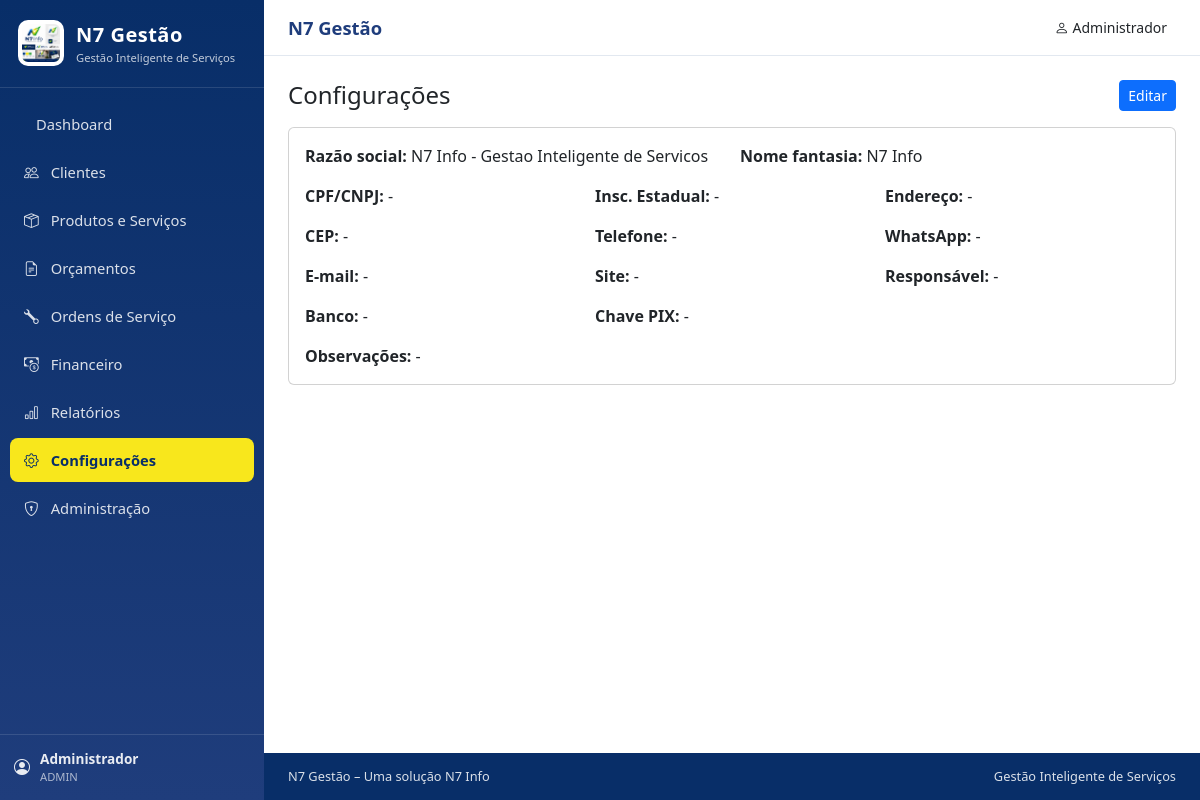
The page /configuracoes/ (signed in) on the database its author committed.
### app/models/usuario.py (models this page shows, shortened)
class Usuario(db.Model, UserMixin):
    __tablename__ = "usuarios"
    id = db.Column(db.Integer, primary_key=True)
    empresa_id = db.Column(
        db.Integer, db.ForeignKey("empresas.id"), nullable=False, index=True
    )
    nome = db.Column(db.String(150), nullable=False)
    email = db.Column(db.String(150), nullable=False, index=True)
    senha_hash = db.Column(db.String(255), nullable=False)
    perfil = db.Column(db.String(20), nullable=False, default="atendente")
    ativo = db.Column(db.Boolean, nullable=False, default=True)
    ultimo_login = db.Column(db.DateTime)
    criado_em = db.Column(db.DateTime, default=datetime.utcnow)
    empresa = db.relationship("Empresa", back_populates="usuarios", lazy=True)
    tecnico = db.relationship("Tecnico", back_populates="usuario", lazy=True)

### app/models/empresa.py (models this page shows)
class Empresa(db.Model):
    __tablename__ = "empresas"
    id = db.Column(db.Integer, primary_key=True)
    razao_social = db.Column(db.String(200), nullable=False)
    nome_fantasia = db.Column(db.String(120))
    cpf_cnpj = db.Column(db.String(20))
    inscricao_estadual = db.Column(db.String(20))
    endereco = db.Column(db.String(200))
    cep = db.Column(db.String(10))
    telefone = db.Column(db.String(20))
    whatsapp = db.Column(db.String(20))
    email = db.Column(db.String(120))
    site = db.Column(db.String(100))
    logotipo = db.Column(db.String(255))
    responsavel = db.Column(db.String(120))
    banco = db.Column(db.String(60))
    agencia = db.Column(db.String(20))
    conta = db.Column(db.String(30))
    chave_pix = db.Column(db.String(60))
    observacoes = db.Column(db.Text)
    created_at = db.Column(db.DateTime, default=datetime.utcnow)
    updated_at = db.Column(db.DateTime, default=datetime.utcnow, onupdate=datetime.utcnow)
    usuarios = db.relationship("Usuario", back_populates="empresa", lazy=True)

### app/routes/configuracoes.py (the view)
@configuracoes_bp.route("/")
@login_required
@exigir_modulo("configuracoes")
def index():
    empresa = Empresa.query.first()
    if not empresa:
        abort(404)
    return render_template("configuracoes.html", empresa=empresa)

### app/services/permissoes.py (called while the page is built)
def modulo_permissao(usuario):
    if not usuario or not getattr(usuario, "is_authenticated", False):
        return set()
    if usuario.perfil == "admin":
        return set(ALL_MODULOS)
    return set(PERMISSOES.get(usuario.perfil, set()))

def pode(usuario, modulo):
    return modulo in modulo_permissao(usuario)

def exigir_modulo(modulo):
    def decorator(func):
        @wraps(func)
        def wrapper(*args, **kwargs):
            if not pode(current_user, modulo):
                abort(403)
            return func(*args, **kwargs)
        return wrapper
    return decorator

### app/templates/configuracoes.html (shortened to what this page needs)
{% extends "base.html" %}
{% block content %}
<div class="d-flex justify-content-between align-items-center mb-3">
  <h4 class="mb-0">Configurações</h4>
  <a href="{{ url_for('configuracoes.editar') }}" class="btn btn-primary btn-sm">Editar</a>
</div>
<div class="card" style="max-width: 1000px;">
  <div class="card-body">
    {% if empresa %}
    <div class="row g-3">
      <div class="col-md-6"><strong>Razão social:</strong> {{ empresa.razao_social }}</div>
      <div class="col-md-6"><strong>Nome fantasia:</strong> {{ empresa.nome_fantasia or '-' }}</div>
      <div class="col-md-4"><strong>CPF/CNPJ:</strong> {{ empresa.cpf_cnpj or '-' }}</div>
      <div class="col-md-4"><strong>Insc. Estadual:</strong> {{ empresa.inscricao_estadual or '-' }}</div>
      <div class="col-md-4"><strong>Endereço:</strong> {{ empresa.endereco or '-' }}</div>
      <div class="col-md-4"><strong>CEP:</strong> {{ empresa.cep or '-' }}</div>
      <div class="col-md-4"><strong>Telefone:</strong> {{ empresa.telefone or '-' }}</div>
      <div class="col-md-4"><strong>WhatsApp:</strong> {{ empresa.whatsapp or '-' }}</div>
      <div class="col-md-4"><strong>E-mail:</strong> {{ empresa.email or '-' }}</div>
      <div class="col-md-4"><strong>Site:</strong> {{ empresa.site or '-' }}</div>
      <div class="col-md-4"><strong>Responsável:</strong> {{ empresa.responsavel or '-' }}</div>
      <div class="col-md-4"><strong>Banco:</strong> {{ empresa.banco or '-' }}</div>
      <div class="col-md-4"><strong>Chave PIX:</strong> {{ empresa.chave_pix or '-' }}</div>
      <div class="col-12"><strong>Observações:</strong> {{ empresa.observacoes or '-' }}</div>
    </div>
    {% else %}
    <p class="text-muted">Nenhuma empresa configurada.</p>
    {% endif %}
  </div>
</div>
{% endblock %}

### app/templates/base.html (shortened to what this page needs)
<!doctype html>
<html lang="pt-BR">
<head>
  <link href="https://cdn.jsdelivr.net/npm/bootstrap@5.3.3/dist/css/bootstrap.min.css" rel="stylesheet">
  <link href="https://cdn.jsdelivr.net/npm/bootstrap-icons@1.11.3/font/bootstrap-icons.min.css" rel="stylesheet">
  <link rel="stylesheet" href="{{ url_for('static', filename='css/n7.css') }}">
</head>
<body>
  <div class="n7-shell d-flex">
    <aside id="n7Sidebar" class="n7-sidebar d-none d-md-flex flex-column">
      <div class="n7-brand">
        <img src="{{ url_for('static', filename='img/logo.png') }}" alt="N7 Gestão" class="n7-logo">
        <div>
          <div class="n7-brand-nome">N7 Gestão</div>
          <div class="n7-brand-slogan">Gestão Inteligente de Serviços</div>
        </div>
      </div>
      <nav class="n7-nav flex-grow-1">
        <a href="{{ url_for('dashboard.dashboard') }}" class="n7-nav-item {% if request.endpoint == 'dashboard.dashboard' %}ativo{% endif %}">
           Dashboard
        </a>
        {% if pode(current_user, 'clientes') %}
        <a href="{{ url_for('clientes.listar') }}" class="n7-nav-item {% if request.endpoint and request.endpoint.startswith('clientes.') %}ativo{% endif %}">
          <i class="bi bi-people"></i> Clientes
        </a>
        {% endif %}
        {% if pode(current_user, 'catalogo') %}
        <a href="{{ url_for('catalogo.listar') }}" class="n7-nav-item {% if request.endpoint and request.endpoint.startswith('catalogo.') %}ativo{% endif %}">
          <i class="bi bi-box-seam"></i> Produtos e Serviços
        </a>
        {% endif %}
        {% if pode(current_user, 'orcamentos') %}
        <a href="{{ url_for('orcamentos.listar') }}" class="n7-nav-item {% if request.endpoint and request.endpoint.startswith('orcamentos.') %}ativo{% endif %}">
          <i class="bi bi-file-earmark-text"></i> Orçamentos
        </a>
        {% endif %}
        {% if pode(current_user, 'ordens_servico') %}
        <a href="{{ url_for('ordens_servico.listar') }}" class="n7-nav-item {% if request.endpoint and request.endpoint.startswith('ordens_servico.') %}ativo{% endif %}">
          <i class="bi bi-wrench"></i> Ordens de Serviço
        </a>
        {% endif %}
        {% if pode(current_user, 'financeiro') %}
        <a href="{{ url_for('financeiro.listar') }}" class="n7-nav-item {% if request.endpoint and request.endpoint.startswith('financeiro.') %}ativo{% endif %}">
          <i class="bi bi-cash-coin"></i> Financeiro
        </a>
        {% endif %}
        {% if pode(current_user, 'relatorios') %}
        <a href="{{ url_for('relatorios.index') }}" class="n7-nav-item {% if request.endpoint and request.endpoint.startswith('relatorios.') %}ativo{% endif %}">
          <i class="bi bi-bar-chart"></i> Relatórios
        </a>
        {% endif %}
        {% if pode(current_user, 'configuracoes') %}
        <a href="{{ url_for('configuracoes.index') }}" class="n7-nav-item {% if request.endpoint and request.endpoint.startswith('configuracoes.') %}ativo{% endif %}">
          <i class="bi bi-gear"></i> Configurações
        </a>
        {% endif %}
        {% if pode(current_user, 'administracao') %}
        <a href="{{ url_for('administracao.index') }}" class="n7-nav-item {% if request.endpoint and request.endpoint.startswith('administracao.') %}ativo{% endif %}">
          <i class="bi bi-shield-lock"></i> Administração
        </a>
        {% endif %}
      </nav>
      <div class="n7-sidebar-footer">
        <div class="n7-sidebar-user">
          <i class="bi bi-person-circle"></i>
          <div>
            <div class="n7-sidebar-user-nome">{{ current_user.nome }}</div>
            <div class="n7-sidebar-user-perfil">{{ current_user.perfil }}</div>
          </div>
        </div>
      </div>
    </aside>
    <div class="n7-main flex-grow-1 d-flex flex-column">
      <header class="n7-topbar d-flex align-items-center">
        <div class="n7-topbar-title">
          {% block page_title %}N7 Gestão{% endblock %}
        </div>
        <div class="n7-topbar-right ms-auto d-flex align-items-center gap-2">
          <div class="n7-user-menu position-relative">
            <button class="n7-user-btn btn btn-sm" type="button" data-bs-toggle="dropdown">
              <i class="bi bi-person"></i>
              <span class="d-none d-sm-inline">{{ current_user.nome }}</span>
            </button>
          </div>
        </div>
      </header>
      <main class="n7-content">
        {% block content %}{% endblock %}
      </main>
      <footer class="n7-footer">
        <div class="n7-footer-inner">
          <span>N7 Gestão – Uma solução N7 Info</span>
          <span class="d-none d-sm-inline">Gestão Inteligente de Serviços</span>
        </div>
      </footer>
    </div>
  </div>
</body>
</html>

### app/static/css/n7.css (style rules this page uses)
:root { --n7-blue: #1F3D7C; --n7-blue-dark: #082E68; --n7-navy: #082E68; --n7-yellow: #F8E71C; --n7-green: #4CAF50; --n7-white: #FFFFFF; --n7-bg: #F4F6F9; --n7-dark: #343A40; --n7-border: #E2E8F0; }
.n7-shell { min-height: 100vh; }
.n7-sidebar { width: 264px; background: linear-gradient(180deg, var(--n7-navy) 0%, var(--n7-blue) 100%); color: var(--n7-white); min-height: 100vh; position: sticky; top: 0; height: 100vh; flex-shrink: 0; }
.n7-brand { display: flex; align-items: center; gap: 12px; padding: 20px 18px; border-bottom: 1px solid rgba(255, 255, 255, 0.12); }
.n7-logo { width: 46px; height: 46px; object-fit: contain; background: var(--n7-white); border-radius: 10px; padding: 4px; }
.n7-brand-nome { font-size: 1.25rem; font-weight: 700; letter-spacing: 0.5px; }
.n7-brand-slogan { font-size: 0.7rem; opacity: 0.75; }
.n7-nav { padding: 14px 10px; overflow-y: auto; }
.n7-nav-item { display: flex; align-items: center; gap: 12px; padding: 11px 14px; margin-bottom: 4px; border-radius: 8px; color: rgba(255, 255, 255, 0.85); text-decoration: none; font-size: 0.92rem; transition: background 0.15s, color 0.15s; }
.n7-nav-item.ativo { background: var(--n7-yellow); color: var(--n7-navy); font-weight: 600; }
.n7-sidebar-footer { padding: 14px; border-top: 1px solid rgba(255, 255, 255, 0.12); }
.n7-sidebar-user { display: flex; align-items: center; gap: 10px; color: rgba(255, 255, 255, 0.9); }
.n7-sidebar-user-nome { font-size: 0.85rem; font-weight: 600; }
.n7-sidebar-user-perfil { font-size: 0.7rem; text-transform: uppercase; opacity: 0.7; }
.n7-main { flex: 1; display: flex; flex-direction: column; min-width: 0; }
.n7-topbar { background: var(--n7-white); border-bottom: 1px solid var(--n7-border); padding: 12px 24px; position: sticky; top: 0; z-index: 1030; }
.n7-topbar-title { font-size: 1.15rem; font-weight: 700; color: var(--n7-blue); }
.n7-content { flex: 1; padding: 24px; }
.n7-footer { background: var(--n7-navy); color: rgba(255, 255, 255, 0.85); font-size: 0.8rem; }
.n7-footer-inner { padding: 14px 24px; display: flex; justify-content: space-between; flex-wrap: wrap; gap: 8px; }

### rows shown on the page
Usuario: nome "Administrador", perfil "ADMIN"
Empresa: razao_social "N7 Info - Gestao Inteligente de Servicos", nome_fantasia "N7 Info", cpf_cnpj "-", inscricao_estadual "-", endereco "-", cep "-", telefone "-", whatsapp "-", email "-", site "-", responsavel "-", banco "-", chave_pix "-", observacoes "-"
